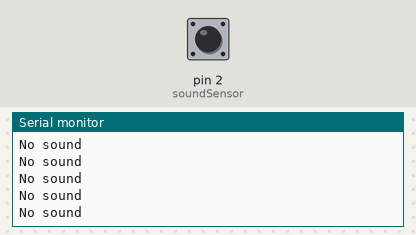
Simulated run of this sketch. Board: Arduino Uno, built with avr-gcc and run on an emulated ATmega328P. On the bench: the last lines printed to the serial monitor. The inputs (shaded band) are chosen by the test bench; at power-on: pin 2 (soundSensor) LOW.

Above: at 1.2 s.
1.3 s: pin 2 (soundSensor) driven HIGH
At 1.8 s:
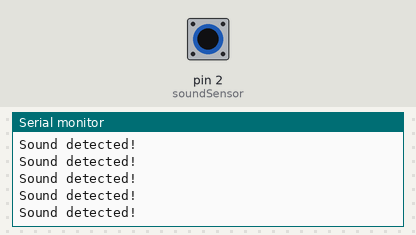
3.2 s: pin 2 (soundSensor) driven LOW
At 4.1 s:
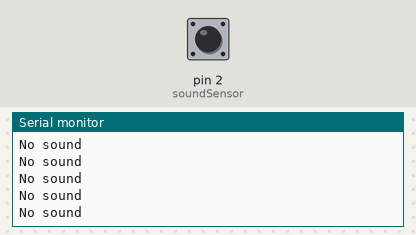
6.2 s: pin 2 (soundSensor) driven HIGH
At 7.0 s:
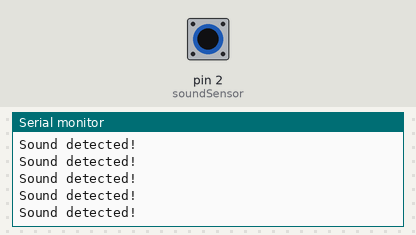
9.2 s: pin 2 (soundSensor) driven LOW
At 9.7 s:
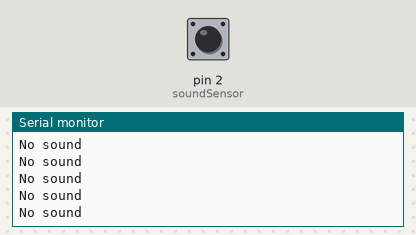
12.2 s: pin 2 (soundSensor) pulsed HIGH 2 times (0.12 s each, 0.3 s apart)
15.8 s: pin 2 (soundSensor) driven HIGH
At 16.8 s:
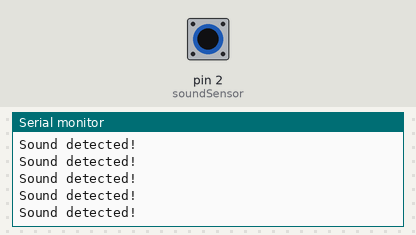

The sketch:

sound_sensor.ino
```cpp
int soundSensor=2;
boolean LEDStatus=false;

void setup() {
 pinMode(soundSensor,INPUT);
 Serial.begin(9600);
}

void loop() {

  int SensorData=digitalRead(soundSensor);
  if(SensorData==1){
      Serial.println("Sound detected!");
  } else {
    Serial.println("No sound");
  }
 }
```

Measured:
- after the input at 1.3 s, the serial monitor: prints a new line after 0.07 s (image 1)
- after the input at 15.8 s, the serial monitor: prints a new line after 0.07 s (image 5)
